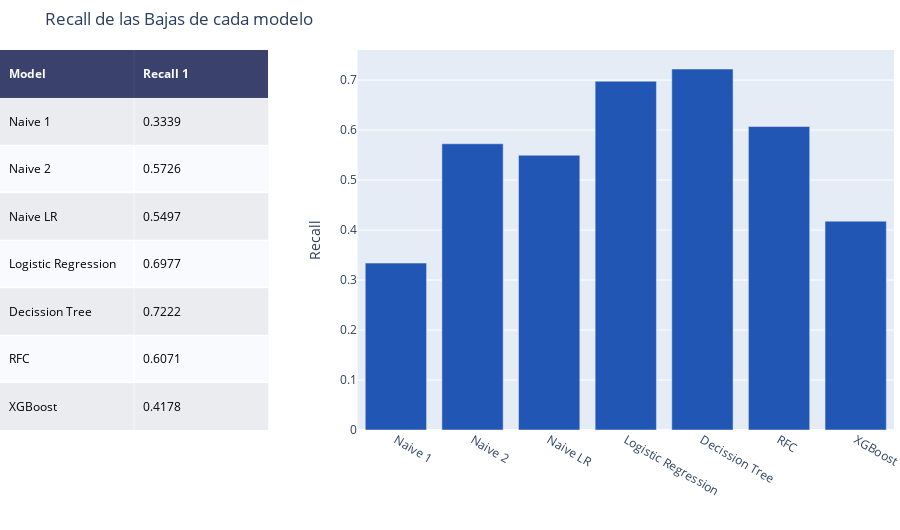

Notebook cell for this chart:
### Markdown cell above
### Results Resume

### Code cell
import plotly.graph_objs as go
import plotly.figure_factory as ff

# Add table data
table_data = [['Model', 'Recall 1'],
              ['Naive 1', recall_naive1],
              ['Naive 2', recall_naive2],
              ['Naive LR', recall_naivelr],
              ['Logistic Regression', recall_lr],
              ['Decission Tree', recall_dt],
              ['RFC', recall_rfc],
              ['XGBoost', recall_xgb]]

fig = ff.create_table(table_data, height_constant=60)

models = ['Naive 1', 'Naive 2', 'Naive LR', 'Logistic Regression', 'Decission Tree', 'RFC', 'XGBoost']
recalls = [recall_naive1, recall_naive2, recall_naivelr, recall_lr, recall_dt, recall_rfc, recall_xgb]
              
# Make traces for graph
fig.add_trace(go.Bar(x=models, y=recalls,
                    marker=dict(color='#2256b5'),
                    name='Recall',
                    xaxis='x2', yaxis='y2'))

fig.update_layout(
    title_text = 'Recall de las Bajas de cada modelo',
    margin = {'t':50, 'b':100},
    xaxis = {'domain': [0, .3]},
    xaxis2 = {'domain': [0.4, 1.]},
    yaxis2 = {'anchor': 'x2', 'title': 'Recall'}
)

fig.show()

### Figure 1 — Plotly figure (JSON) as saved in the notebook; plotly's stock layout.template omitted (floating-point values rounded to 4 significant figures)
{"data": [{"colorscale": [[0, "#00083e"], [0.5, "#ededee"], [1, "#ffffff"]], "hoverinfo": "none", "opacity": 0.75, "showscale": false, "type": "heatmap", "z": [[0, 0], [0.5, 0.5], [1, 1], [0.5, 0.5], [1, 1], [0.5, 0.5], [1, 1], [0.5, 0.5]]}, {"marker": {"color": "#2256b5"}, "name": "Recall", "type": "bar", "x": ["Naive 1", "Naive 2", "Naive LR", "Logistic Regression", "Decission Tree", "RFC", "XGBoost"], "xaxis": "x2", "y": [0.3339, 0.5726, 0.5497, 0.6977, 0.7222, 0.6071, 0.4178], "yaxis": "y2"}], "layout": {"annotations": [{"align": "left", "font": {"color": "#ffffff"}, "showarrow": false, "text": "<b>Model</b>", "x": -0.45, "xanchor": "left", "xref": "x", "y": 0, "yref": "y"}, {"align": "left", "font": {"color": "#ffffff"}, "showarrow": false, "text": "<b>Recall 1</b>", "x": 0.55, "xanchor": "left", "xref": "x", "y": 0, "yref": "y"}, {"align": "left", "font": {"color": "#000000"}, "showarrow": false, "text": "Naive 1", "x": -0.45, "xanchor": "left", "xref": "x", "y": 1, "yref": "y"}, {"align": "left", "font": {"color": "#000000"}, "showarrow": false, "text": "0.3339", "x": 0.55, "xanchor": "left", "xref": "x", "y": 1, "yref": "y"}, {"align": "left", "font": {"color": "#000000"}, "showarrow": false, "text": "Naive 2", "x": -0.45, "xanchor": "left", "xref": "x", "y": 2, "yref": "y"}, {"align": "left", "font": {"color": "#000000"}, "showarrow": false, "text": "0.5726", "x": 0.55, "xanchor": "left", "xref": "x", "y": 2, "yref": "y"}, {"align": "left", "font": {"color": "#000000"}, "showarrow": false, "text": "Naive LR", "x": -0.45, "xanchor": "left", "xref": "x", "y": 3, "yref": "y"}, {"align": "left", "font": {"color": "#000000"}, "showarrow": false, "text": "0.5497", "x": 0.55, "xanchor": "left", "xref": "x", "y": 3, "yref": "y"}, {"align": "left", "font": {"color": "#000000"}, "showarrow": false, "text": "Logistic Regression", "x": -0.45, "xanchor": "left", "xref": "x", "y": 4, "yref": "y"}, {"align": "left", "font": {"color": "#000000"}, "showarrow": false, "text": "0.6977", "x": 0.55, "xanchor": "left", "xref": "x", "y": 4, "yref": "y"}, {"align": "left", "font": {"color": "#000000"}, "showarrow": false, "text": "Decission Tree", "x": -0.45, "xanchor": "left", "xref": "x", "y": 5, "yref": "y"}, {"align": "left", "font": {"color": "#000000"}, "showarrow": false, "text": "0.7222", "x": 0.55, "xanchor": "left", "xref": "x", "y": 5, "yref": "y"}, {"align": "left", "font": {"color": "#000000"}, "showarrow": false, "text": "RFC", "x": -0.45, "xanchor": "left", "xref": "x", "y": 6, "yref": "y"}, {"align": "left", "font": {"color": "#000000"}, "showarrow": false, "text": "0.6071", "x": 0.55, "xanchor": "left", "xref": "x", "y": 6, "yref": "y"}, {"align": "left", "font": {"color": "#000000"}, "showarrow": false, "text": "XGBoost", "x": -0.45, "xanchor": "left", "xref": "x", "y": 7, "yref": "y"}, {"align": "left", "font": {"color": "#000000"}, "showarrow": false, "text": "0.4178", "x": 0.55, "xanchor": "left", "xref": "x", "y": 7, "yref": "y"}], "height": 530, "margin": {"b": 100, "l": 0, "r": 0, "t": 50}, "title": {"text": "Recall de las Bajas de cada modelo"}, "xaxis": {"domain": [0, 0.3], "dtick": 1, "gridwidth": 2, "showticklabels": false, "tick0": -0.5, "ticks": "", "zeroline": false}, "xaxis2": {"domain": [0.4, 1]}, "yaxis": {"autorange": "reversed", "dtick": 1, "gridwidth": 2, "showticklabels": false, "tick0": 0.5, "ticks": "", "zeroline": false}, "yaxis2": {"anchor": "x2", "title": {"text": "Recall"}}}}
